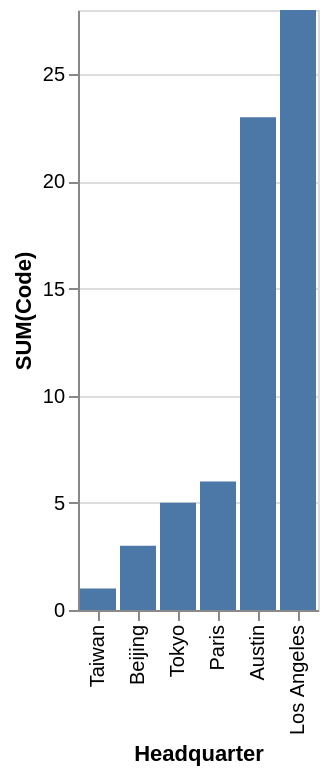

Write a Vega-Lite specification for this figure.
### Vega-Lite specification from a JSON file in a GitHub repository (floating-point values rounded to 4 significant figures)
{"data": {"values": [{"x_data": "Taiwan", "y_data": 1}, {"x_data": "Beijing", "y_data": 3}, {"x_data": "Tokyo", "y_data": 5}, {"x_data": "Paris", "y_data": 6}, {"x_data": "Austin", "y_data": 23}, {"x_data": "Los Angeles", "y_data": 28}]}, "mark": "bar", "encoding": {"x": {"field": "x_data", "type": "nominal", "title": "Headquarter", "sort": {"op": "sum", "field": "y_data", "order": "ascending"}}, "y": {"field": "y_data", "type": "quantitative", "title": "SUM(Code)"}}}
